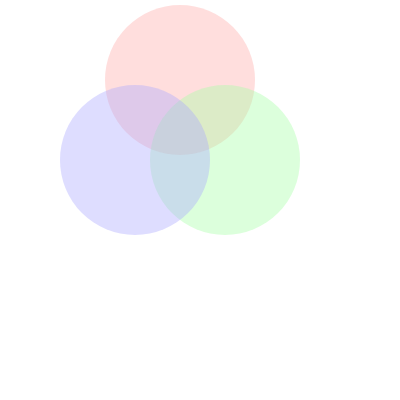
Frame 1 (no input)
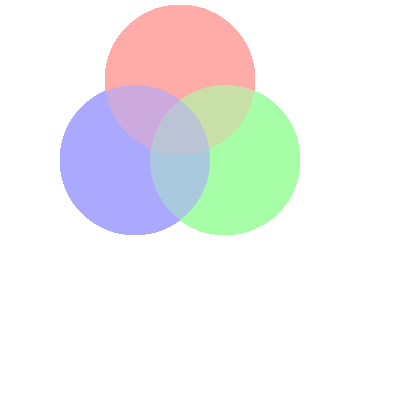
Frame 60 (no input)
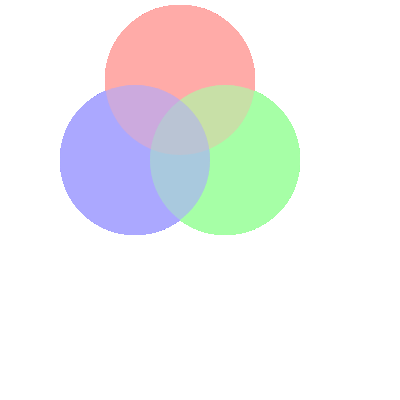
Frame 120 (the mouse pressed at the canvas centre since frame 60)

The p5.js sketch that drew these frames (run headless with seeded random() and noise() and a simulated clock; from frame 60 on, the mouse is pressed at the canvas centre):

// p5.js sketch
// ── sketch.js
function setup() {
  createCanvas(400, 400);
}

function draw() {
  noStroke();
  
  fill(255, 170, 169, 100);
  circle(180, 80, 150);

  fill(167, 255, 167, 100);
  circle(225, 160, 150);

  fill(170, 168, 255, 100);
  circle(135, 160, 150);
}
